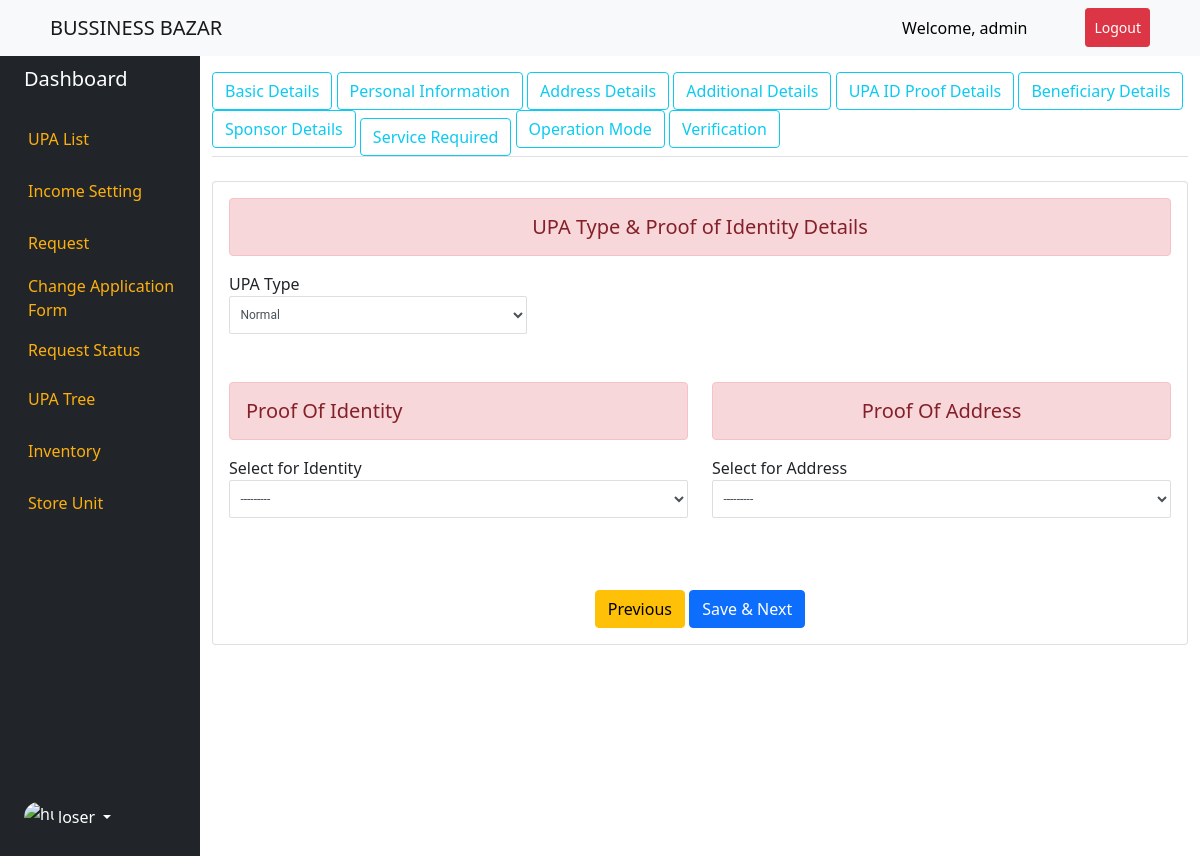
Page /upa_identity_proof/1/ (signed in) on the committed database.
### upa/models.py (models this page shows, shortened)
class UPAIdentityProof(models.Model):
    UPA_TYPE = (
        ('Normal','Normal'),
        ('Handicap','Handicap'),
        ('BPL','BPL'),
    )
    PERSONAL_INCOME_TYPE = (
        ('Monthly','Monthly'),
        ('Yearly','Yearly'),
    )
    IDENTITY_PROOF_STATUS = (
        ('Aadhar Card','Aadhar Card'),
        ('Voter ID Card','Voter ID Card'),
        ('PAN Card','PAN Card'),
        ('Passport','Passport'),
        ('Driving License','Driving License'),
    )
    user = models.OneToOneField(Profile,on_delete=models.CASCADE,blank=True, null=True,related_name="upa_identity")
    upa_type = models.CharField(max_length=20,choices=UPA_TYPE,blank=True, null=True)
    bpl_ration_card_no  = models.CharField(max_length=100,blank=True, null=True)
    personal_income_type = models.CharField(max_length=20,choices=PERSONAL_INCOME_TYPE,blank=True, null=True)
    personal_income = models.CharField(max_length=100,blank=True, null=True)
    cmo_certificate_no = models.CharField(max_length=20,blank=True, null=True)
    identity_proof = models.CharField(max_length=20,choices=IDENTITY_PROOF_STATUS,blank=True, null=True)
    address_proof = models.CharField(max_length=20,choices=IDENTITY_PROOF_STATUS,blank=True, null=True)
    id_proof_no = models.CharField(max_length=100,blank=True, null=True)
    id_issued_at = models.DateField(blank=True, null=True)
    id_issued_by = models.CharField(max_length=100,blank=True, null=True)
    add_proof_no = models.CharField(max_length=100,blank=True, null=True)
    add_issued_at = models.DateField(blank=True, null=True)
    add_issued_by = models.CharField(max_length=100,blank=True, null=True)

### upa/views.py (the view, shortened to what this page needs)
# urls.py: path('upa_identity_proof/<int:id>/',UPAIdentityView.as_view(), name='upa-identity-form'),
class UPAIdentityView(LoginRequiredMixin,View):
    def dispatch(self, request, *args, **kwargs):
        return super(UPAIdentityView,self).dispatch(request, *args, **kwargs)
    def get(self,request,*args,**kwargs):
        profile = Profile.objects.get(id=kwargs['id'])
        try:
            instance = UPAIdentityProof.objects.get(user_id = profile.id)
            form = UPAIdentityProofForm(instance=instance)
        except:
            form = UPAIdentityProofForm()
            pass
        context = {'form':form,'profile':profile}
        return render(request,'upa/upa_identity_proof.html',context)

### upa/forms.py
class UPAIdentityProofForm(forms.ModelForm):
    class Meta:
        model = UPAIdentityProof
        fields = '__all__'
        exclude = ('user',)
        widgets = {
            'id_issued_at':DateInput(),
            'add_issued_at':DateInput(),
        }

### templates/upa/upa_identity_proof.html (shortened to what this page needs)
{% extends "base.html" %}
{% block content %}
<div class="container-fluid">
    <div class="row flex-nowrap">
        {% include 'left_panel.html' %}
        <div class="col">
            {% include 'upa/header_panel.html' %}
            <form action="" method="POST">
                <div class="card my-4">
                    <div class="card-body main-row">
                        <h5 class="text-center alert alert-danger">UPA Type & Proof of Identity Details</h5>
                        <div class="row">
                            <div class="col-md-4" onchange="getSelectValue();">
                                <label for="" class="">UPA Type</label>
                                {{form.upa_type}}
                            </div>
                        </div>
                        <div class="row mt-5">
                            <div class="col-6" onchange="getIdentityProof();">
                                <h5 class="alert alert-danger">Proof Of Identity</h5>
                                <div class="col md-4">
                                    <label for="" class="">Select for Identity</label>
                                    {{form.identity_proof}}
                                </div>
                            </div>
                            <div class="col-6" onchange="getAddressProof();">
                                <h5 class="text-center alert alert-danger">Proof Of Address</h5>
                                <div class="col md-4">
                                    <label for="" class="">Select for Address</label>
                                    {{form.address_proof}}
                                </div>
                            </div>
                        </div>
                        <div class="d-flex justify-content-center mt-4">
                            <a href="{% url 'additional-form' profile.id %}" class="btn btn-warning">Previous</a>&nbsp;
                            <button type="submit" class="btn btn-primary btn-customlg">Save & Next</button>
                        </div>
            </form>
        </div>
    </div>
</div>
{% endblock content %}

### templates/base.html (shortened to what this page needs)
<!doctype html>
<html lang="en">
{% load static %}
  <head>
    <link href="https://cdn.jsdelivr.net/npm/bootstrap@5.0.2/dist/css/bootstrap.min.css" rel="stylesheet">
    <link href="{% static 'style.css'%}" rel="stylesheet">
    <link rel="stylesheet" href="https://cdnjs.cloudflare.com/ajax/libs/font-awesome/4.7.0/css/font-awesome.min.css">
  </head>
  <body>
  <nav class="navbar navbar-expand-lg navbar-light bg-light bg-primary">
  <a class="navbar-brand" href="{% url 'home'%}" style="margin-left:50px;">BUSSINESS BAZAR</a>
  <div class="collapse navbar-collapse" id="navbarSupportedContent">
    <ul class="navbar-nav ms-auto">
    {% if request.user.is_authenticated %}
    <li class="nav-item">
        <a class="nav-link" href="#" style="margin-right:50px; color:black;">Welcome, {{request.user.username}}</a>
      </li>
      <li class="nav-item">
        <a class="nav-link btn btn-sm btn-danger" href="{% url 'logout' %}" style="margin-right:50px; color:white;">Logout</a>
      </li>
      {% else %}
      <li class="nav-item">
        <a class="nav-link btn btn-primary" href="{% url 'login' %}" style="margin-right:30px; color:white">Login</a>
      </li>
    {% endif %}
    </ul>
</nav>
    {% block content %}
    {% endblock content %}
  </body>
</html>

### static/style.css (style rules this page uses)
select, input[type='text'], input[type='number'], input[type='date'], input[type="number"], input[type="email"], input[type="file"], textarea { display: block; width: 100%; height: 38px; font-size: 0.750rem; font-weight: 400; line-height: 1; color: #495057; background-color: #ffffff; background-clip: padding-box; border-radius: 2px; transition: border-color 0.15s ease-in-out, box-shadow 0.15s ease-in-out; border: 1px solid #dedede; font-family: "Roboto", sans-serif; padding: 0.56rem 0.4rem; line-height: 14px; }
.nav-item { color: #fdbe39; }

### rows in the picture
UPAIdentityProof: upa_type "Normal", identity_proof "---------", address_proof "---------"

### other values in the picture
{{ request.user.username }} "admin"
